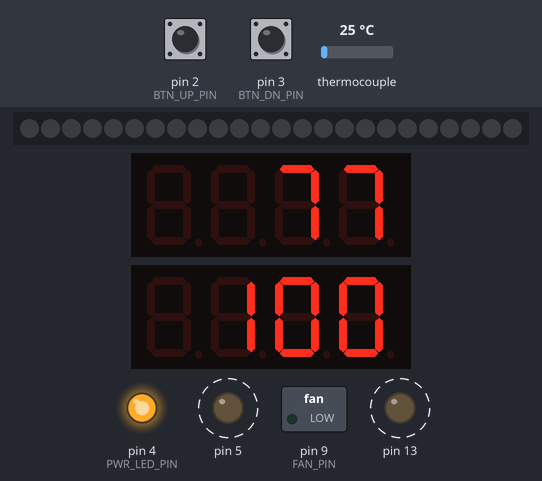
A sketch run on a simulated Arduino Uno, built with avr-gcc and run on an emulated ATmega328P. Shown: 24 RGB LEDs in strip order, left to right, 2 × 4-digit seven-segment display, switched loads named in the sketch (green lamp = pin HIGH), output pins drawn as LEDs (lit = HIGH). Dashed ring = blinking. The inputs (shaded band) are chosen by the test bench; at power-on: pin 2 (BTN_UP_PIN) LOW, pin 3 (BTN_DN_PIN) LOW, thermocouple 25 °C.

Above: at 14.18 s.
14.4 s: pin 2 (BTN_UP_PIN) pulled HIGH for 3.2 s
At 14.87 s:
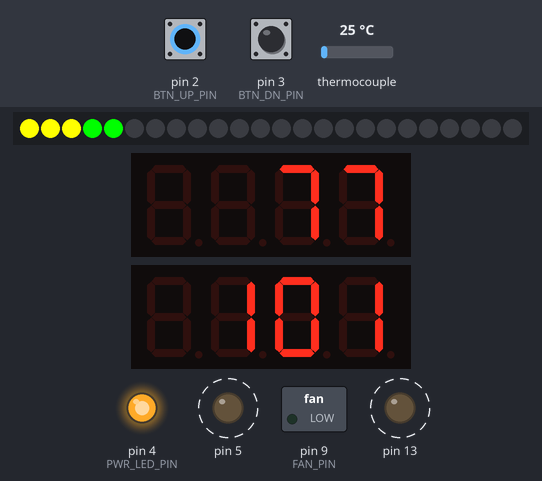
18.2 s: pin 3 (BTN_DN_PIN) pulled HIGH for 3.2 s
At 20.94 s:
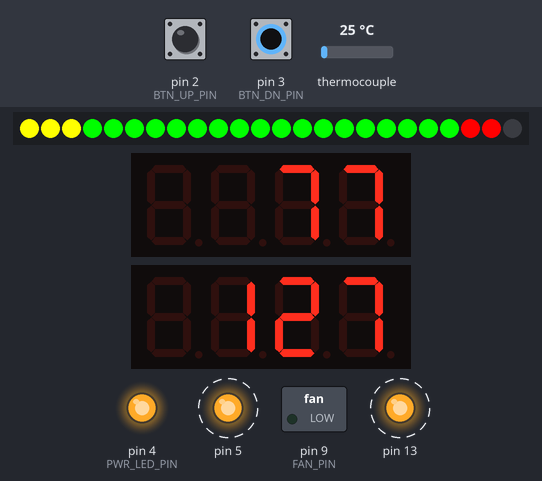
22.0 s: pin 3 (BTN_DN_PIN) pulled HIGH for 1 s
At 23.12 s:
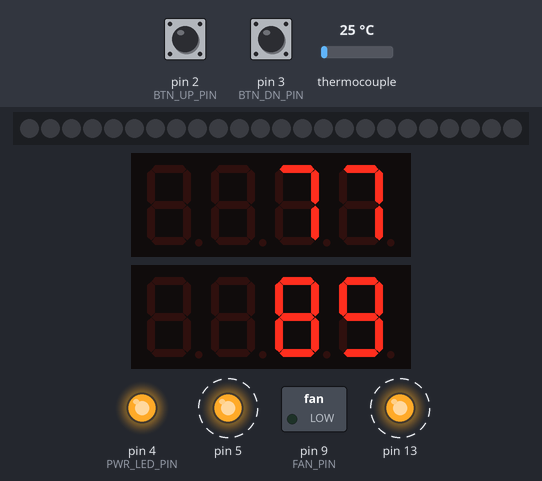
23.6 s: thermocouple set to 6 °C
At 24.18 s:
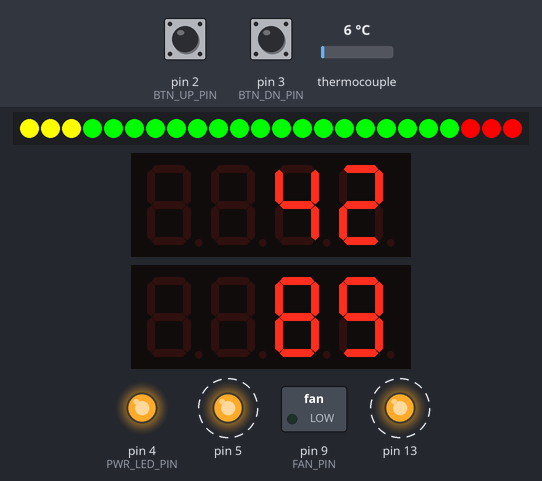
26.6 s: pin 3 (BTN_DN_PIN) pulled HIGH for 3.2 s
At 28.63 s:
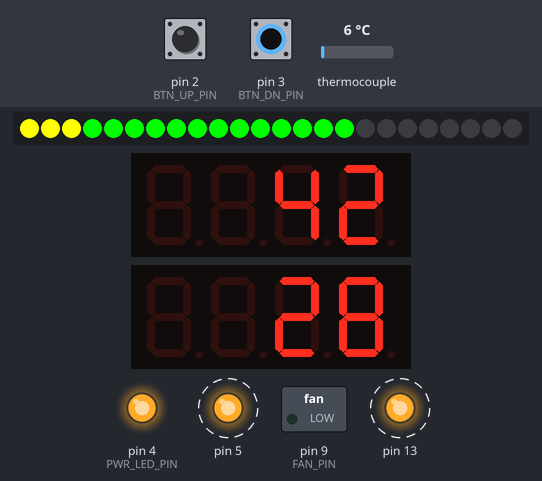
30.4 s: thermocouple set to 13 °C
At 33.06 s:
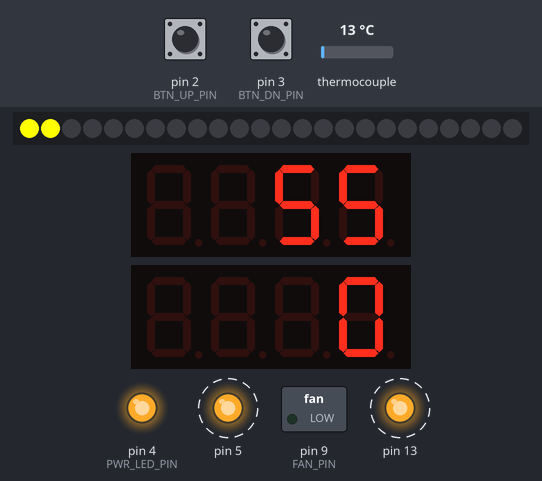
Timing chart, 0 to 34.4 s (numbered marks = the images above; inputs shaded):
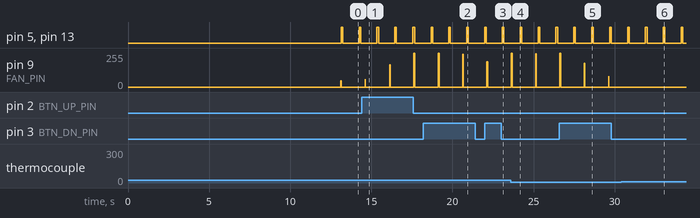

Measured:
- after the input at 18.2 s, the display: first changes at once (image 2 shows a later state)
- after the input at 22.0 s, the display: first changes at once (image 3 shows a later state)
- after the input at 23.6 s, the display: changes after 0.08 s (image 4)
- after the input at 26.6 s, the display: first changes after 0.08 s (image 5 shows a later state)
- after the input at 30.4 s, pin 9 (FAN_PIN): stops changing and stays 0/255
- by itself, pin 5, pin 13: alternates HIGH for 0.10 s and LOW for 1.0 s
- what the display in image 1 shows lasts 0.5 s, from 14.6 s to 15.1 s

The sketch:

forge.ino
```cpp
#include "thermoc.h"
#include "forge_types.h"
#include "singleton_t.h"
#include "forge_data.h"
#include "forge_pid.h"
#include "disp.h"
#include "heartbeat.h"
#include "forge_servo.h"
#include "up_button.h"
#include "down_button.h"
#include "button_array.h"
#include "forge_fan.h"
//#include <arduino.h>
#include <Wire.h>

void deal_with_buttons()
{
  button_array& buttons = singleton_t< button_array >::instance();
  buttons.update_buttons();

  return;
}

void init_servo()
{
  forge_servo& fservo = singleton_t< forge_servo >::instance();
  fservo.initialize_movement();

  return;
}

void init_pins()
{
  // Set up pin usage
  //
  pinMode( BTN_UP_PIN,     INPUT  );
  pinMode( BTN_DN_PIN,     INPUT  );
  pinMode( PWR_LED_PIN,    OUTPUT );
  pinMode( FAN_PIN,        OUTPUT );

  return;
}

void init_singletons()
{
  singleton_t< thermoc >      tc( new thermoc( THERM_DO, THERM_CS, THERM_CLK ) );
  singleton_t< forge_data >   fdata( new forge_data() );
  singleton_t< disp >         d( new disp() );
  singleton_t< forge_pid >    fpid( new forge_pid() );
  singleton_t< forge_fan >    fan( new forge_fan( FAN_PIN ) );


  button_array* buttons = new button_array();
  buttons->up_button( new up_button( BTN_UP_PIN ) );
  buttons->dn_button( new down_button( BTN_DN_PIN ) );

  singleton_t< button_array > b( buttons );

  return;
}

void init_displays()
{
  disp& d = singleton_t< disp >::instance();
  d.init();

  return;
}

void init_fan()
{
    // dummy method for now
}

void init_pid()
{
  forge_pid&  fpid  = singleton_t< forge_pid >::instance();
  forge_data& fd    = singleton_t< forge_data >::instance();


  fpid.set_output_limits( PID_RANGE_MIN, PID_RANGE_MAX );
  fpid.initial_values( fd.current_temp(), fd.setpoint(), PID_SAMPLE_TIME ); // Milliseconds

  return;
}


void setup()
{
  delay( INIT_BOOT_STABALIZE_WAIT );
  Serial.begin( BAUD_RATE );

  // All the various initializing needed
  //
  init_pins();
  init_singletons();
  init_displays();
  //init_servo();
  init_fan();

  // wait for MAX chip to stabilize
  //
  delay( MAX6675_INIT_STABALIZE_WAIT );

  forge_data& fd   = singleton_t< forge_data >::instance();
  thermoc&    tc   = singleton_t< thermoc >::instance();
  forge_pid&  fpid = singleton_t< forge_pid >::instance();
  disp&       d    = singleton_t< disp >::instance();

  fd.current_temp( tc.read_f() );

  // initialize pid
  // .. this is not with the other inits because the temperature
  // must have already been read to initialize the pid
  //
  init_pid();


  delay( 1000 );

  fpid.start();

  // Everything seems good.  Turn on the power light
  //
  digitalWrite( PWR_LED_PIN, HIGH );

  return;
}


void output_pid()
{
  // Snag any needed globals
  //
  forge_data&  fdata  = singleton_t< forge_data  >::instance();
  forge_pid&   fpid   = singleton_t< forge_pid   >::instance();
  //forge_servo& fservo = singleton_t< forge_servo >::instance();
  forge_fan&   fan    = singleton_t< forge_fan >::instance();

  uint8_t output = fpid.compute( fdata.current_temp(), fdata.setpoint() );
  fan.set_percent( output );
  fan.tick();

/*
  uint8_t percent_open = fservo.target_percent_open();

  ( fservo.target_percent_open() != output )
    ? fservo.move_to( output )
    : fservo.tick()

  ;
*/

  fdata.current_pid_output( output );

  return;
}

void loop()
{
  thermoc& tc     = singleton_t< thermoc >::instance();
  forge_data& fd  = singleton_t< forge_data >::instance();
  disp& d         = singleton_t< disp >::instance();

  deal_with_buttons();
  fd.current_temp( tc.read_f() );
  output_pid();

  d.display();

  return;
}
```

bar_display.cpp
```cpp
#include "bar_display.h"

bar_display::bar_display( uint8_t num_leds )
{
    number_of_leds( num_leds );
}

ada_led_display*
bar_display::create_display()
{
    return new ada_led_bar();
}

void
bar_display::run_tests()
{
    static const int   FULL_BAR_DELAY  = 1000;
    static const int   END_DELAY       = 1000;

    ada_led_bar* bar = static_cast< ada_led_bar* >( this->ada_display() );

    for ( uint8_t i = 0; i < NUM_LEDS_IN_BAR; ++i )
    {
        if ((i % 3) == 0)  bar->setBar( i, LED_RED    );
        if ((i % 3) == 1)  bar->setBar( i, LED_YELLOW );
        if ((i % 3) == 2)  bar->setBar( i, LED_GREEN  );
    }

    bar->writeDisplay();
    delay( FULL_BAR_DELAY );

    for ( uint8_t i = 0; i < NUM_LEDS_IN_BAR; ++i )
    {
        bar->setBar( i, LED_OFF );
    }
    bar->writeDisplay();

    for ( uint8_t i = 0; i < NUM_LEDS_IN_BAR; ++i )
    {
        bar->setBar( i, LED_RED );
        bar->writeDisplay();
        delay( BAR_ANIMATION_DELAY );
        bar->setBar( i, LED_OFF );
        bar->writeDisplay();
    }

    for ( uint8_t i = 0; i < NUM_LEDS_IN_BAR; ++i )
    {
        bar->setBar( i, LED_GREEN );
        bar->writeDisplay();
        delay( BAR_ANIMATION_DELAY );
        bar->setBar( i, LED_OFF );
        bar->writeDisplay();
    }

    for ( uint8_t i = 0; i < NUM_LEDS_IN_BAR; ++i )
    {
        bar->setBar( i, LED_YELLOW );
        bar->writeDisplay();
        delay( BAR_ANIMATION_DELAY );
        bar->setBar( i, LED_OFF );
        bar->writeDisplay();
    }

    delay( END_DELAY );

    return;
}

void
bar_display::write_number_impl( int number )
{
    // Map the number passed in to the number of LEDs in the bar
    //
    int num_leds = this->number_of_leds();
    int mapped = map( number, PID_RANGE_MIN, PID_RANGE_MAX, 0, num_leds );
    int num_to_light = constrain( mapped, 0, num_leds );

    this->animate_leds_to( num_to_light );

    return;
}

void
bar_display::animate_leds_to( signed short num_to_light )
{
    signed short difference = num_to_light - this->number_leds_lit();

    if ( difference > 0 )
    {
        this->animate_up_to( num_to_light );
    }
    else if ( difference < 0 )
    {
        this->animate_down_to( num_to_light );
    }

    // We do nothing if the difference == 0 since that LED is already
    // lit.

    return;
}

void
bar_display::animate_up_to( signed short num_to_light )
{
    uint8_t num_lit = this->number_leds_lit();
    uint8_t delta   = num_to_light - num_lit;

    for ( int i = 0; i < delta; ++i )
    {
        this->turn_on_led( i + num_lit );
        delay( BAR_ANIMATION_DELAY );
    }

    return;
}

void
bar_display::animate_down_to( signed short num_to_light )
{
    uint8_t num_lit = this->number_leds_lit();
    signed short delta  = static_cast< signed short>( num_lit - num_to_light );

    for ( int i = 0; i < delta; ++i )
    {
        this->turn_off_led( ( num_lit - i ) - 1 );
        delay( BAR_ANIMATION_DELAY );
    }

    return;
}

void
bar_display::turn_on_led( signed short num_to_light )
{
    ada_led_bar* bar = static_cast< ada_led_bar* >( this->ada_display() );
    uint8_t num_leds_in_bar = this->number_of_leds();

    signed short percent = ( static_cast< double >( num_to_light ) / static_cast< double >( num_leds_in_bar ) ) * 100;

    if ( percent < 10 )
    {
        bar->setBar( num_to_light, LED_YELLOW );
    }
    else if ( percent >= 10 && percent < 85 )
    {
        bar->setBar( num_to_light, LED_GREEN );
    }
    else
    {
        bar->setBar( num_to_light, LED_RED );
    }

    bar->writeDisplay();

    this->increment_number_leds_lit();
    return;
}

void
bar_display::turn_off_led( signed short pos )
{
    ada_led_bar* bar = static_cast< ada_led_bar* >( this->ada_display() );

    bar->setBar( pos, LED_OFF );
    bar->writeDisplay();

    this->decrement_number_leds_lit();
    return;
}

void
bar_display::increment_number_leds_lit()
{
    this->number_leds_lit( this->number_leds_lit() + 1 );

    return;
}

void
bar_display::decrement_number_leds_lit()
{
    this->number_leds_lit( this->number_leds_lit() - 1 );

    return;
}
```

bar_display.h
```cpp
#ifndef BAR_DISPLAY_H
#define BAR_DISPLAY_H

#include "forge_types.h"
#include "display_led_abc.h"

class bar_display : public display_led_abc
{
private:
    // Member variables
    //
    uint8_t m_number_leds     = 0;
    uint8_t m_number_leds_lit = 0;

public:
    // Ctor
    //
    bar_display( uint8_t num_leds );
    virtual ~bar_display() {}

    // Accessing
    //
    uint8_t number_of_leds() { return m_number_leds; }
    uint8_t number_leds_lit() { return m_number_leds_lit; }
    void number_of_leds( uint8_t number ) { m_number_leds = number; }

    virtual const char* name() { return "BAR_DISPLAY"; }


protected:
    // Virtual overrides
    //
    virtual void write_number_impl( int number );
    virtual void run_tests();
    virtual ada_led_display* create_display();
    virtual void increment_number_leds_lit();
    virtual void decrement_number_leds_lit();

private:
    // Accessing
    //
    void number_leds_lit( uint8_t num ) { m_number_leds_lit = num; }

    // Behavior
    //
    void animate_leds_to( signed short pos );
    void animate_up_to( signed short pos );
    void animate_down_to( signed short pos );
    void turn_on_led( signed short pos );
    void turn_off_led( signed short pos );

private:
    // Disable compiler generated shit
    //
    bar_display( const bar_display& );
    bar_display& operator=( const bar_display& );
};

#endif // BAR_DISPLAY_H
```

button.cpp
```cpp
#include "button.h"
#include "forge_types.h"
#include "forge_data.h"
#include "button_state.h"
//#include <arduino.h>

button::button( short pin )
    :m_pin( pin )
{
    this->pressed_state(   new button_state_pressed()   );
    this->unpressed_state( new button_state_unpressed() );
    this->latched_state(   new button_state_latched()   );

    this->current_state( this->unpressed_state() );
}

bool
button::is_pressed()
{
    return this->current_state()->is_pressed();
}

bool
button::is_unpressed()
{
    return this->current_state()->is_unpressed();
}

bool
button::is_latched()
{
    return this->current_state()->is_latched();
}

void
button::update()
{
    this->current_state()->update( this );
    return;

}
```

button.h
```cpp
#ifndef BUTTON_H
#define BUTTON_H

#include "button_state.h"

class button
{
private:
    short m_pin;
    button_state* m_current_state;
    button_state* m_btn_unpressed;
    button_state* m_btn_pressed;
    button_state* m_btn_latched;

public:
    button( short pin );
    short pin() { return m_pin; }

    void update();

    button_state* current_state() { return m_current_state; }
    void current_state( button_state* state ) { state->reset_state(); m_current_state = state; }

    button_state* unpressed_state() { return m_btn_unpressed; }
    void unpressed_state( button_state* state ) { state->reset_state(); m_btn_unpressed= state; }

    button_state* pressed_state() { return m_btn_pressed; }
    void pressed_state( button_state* state ) { state->reset_state(); m_btn_pressed = state; }

    button_state* latched_state() { return m_btn_latched; }
    void latched_state( button_state* state ) { state->reset_state(); m_btn_latched = state; }

    //------------------------------------------
    //
    // Virtual methods
    //
    //------------------------------------------
    virtual void update_setpoint() = 0;

    //------------------------------------------
    //
    // Testing
    //
    //------------------------------------------
    bool is_unpressed();
    bool is_pressed();
    bool is_latched();

private:
    button( const button& );
    button& operator=( const button& );

};

#endif // BUTTON_H
```

button_array.cpp
```cpp
#include "button_array.h"
#include "forge_data.h"

void
button_array::update_buttons()
{
    this->up_button()->update();
    this->dn_button()->update();
}
```

button_array.h
```cpp
#ifndef BUTTON_ARRAY_H
#define BUTTON_ARRAY_H

#include "button.h"

class button_array
{
private:
    button* m_up_button;
    button* m_dn_button;

public:
    button_array() {}

    button* up_button() { return m_up_button; }
    void up_button( button* btn ) { m_up_button = btn; }

    button* dn_button() { return m_dn_button; }
    void dn_button( button* btn ) { m_dn_button = btn; }

    void update_buttons();

private:
    button_array( const button_array& );                // copy ctor
    button_array& operator=( const button_array& );     // assignment op

};

#endif
```

button_state.cpp
```cpp
#include "button_state.h"
#include "button.h"
#include "forge_data.h"
#include "singleton_t.h"
//#include "arduino.h"

/* -------------------- BASE -------------------- */

void
button_state::update( button* btn )
{
    ( digitalRead( btn->pin() ) == HIGH )
        ? this->button_pressed( btn )
        : this->button_unpressed( btn )
    ;

    return;
}

void
button_state::switch_to_pressed( button* btn )
{
    btn->current_state( btn->pressed_state() );

    return;
}

void
button_state::switch_to_unpressed( button* btn )
{
    btn->current_state( btn->unpressed_state() );

    return;
}

void
button_state::switch_to_latched( button* btn )
{
    btn->current_state( btn->latched_state() );

    return;
}

/* -------------------- UNPRESSED -------------------- */

void
button_state_unpressed::button_pressed( button* btn )
{
    this->switch_to_pressed( btn );
    return;
}

void
button_state_unpressed::button_unpressed( button* btn )
{
    // I'm already unpresed
    //
    return;
}

/* -------------------- PRESSED -------------------- */

button_state_pressed::button_state_pressed()
{
}

unsigned long
button_state_pressed::mills_since_first_pressed()
{
    unsigned long now = millis();
    unsigned long first_pressed = this->first_pressed_mills();
    unsigned long interval = now - first_pressed;

    return interval;
}

void
button_state_pressed::button_unpressed( button* btn )
{
    this->switch_to_unpressed( btn );
    return;
}

void
button_state_pressed::reset_state()
{
    button_state::reset_state();
    this->first_pressed_mills( millis() );
    this->has_updated_setpoint( false );

    return;
}

bool
button_state_pressed::should_latch()
{
    unsigned long interval = this->mills_since_first_pressed();
    bool should_latch = ( interval > BTN_LATCHED_MILLS );

    return should_latch;
}

bool
button_state_pressed::is_first_pressed()
{
    return !( this->has_updated_setpoint() );
}

void
button_state_pressed::switch_to_latched_if_needed( button* btn )
{
    if ( this->should_latch() )
    {
        this->switch_to_latched( btn );
    }

    return;
}

void
button_state_pressed::button_pressed( button* btn )
{
    if ( this->is_first_pressed() )
    {
        btn->update_setpoint();
        this->has_updated_setpoint( true );
    }
    else
    {
        this->switch_to_latched_if_needed( btn );
    }

    return;
}


/* -------------------- LATCHED -------------------- */

void
button_state_latched::button_pressed( button* btn )
{
    if ( ( millis() - this->last_sp_change_mills() ) > BTN_UPDATE_SP_DELAY  )
    {
        btn->update_setpoint();
        this->last_sp_change_mills( millis() );
    }

    return;
}

void
button_state_latched::reset_state()
{
    button_state_pressed::reset_state();
    this->last_sp_change_mills( 0 );
}
```

button_state.h
```cpp
#ifndef BUTTON_STATE_H
#define BUTTON_STATE_H

class button;


class button_state
{
protected:
    virtual void switch_to_pressed( button* btn );
    virtual void switch_to_unpressed( button* btn );
    virtual void switch_to_latched( button* btn );

public:
    button_state() {}

    virtual void button_pressed( button* btn )   = 0;
    virtual void button_unpressed( button* btn ) = 0;
    virtual void reset_state() {}
    virtual bool is_unpressed() = 0;
    virtual bool is_pressed()   = 0;
    virtual bool is_latched()   = 0;
    void update( button* btn );

private:
    button_state( button_state& );
    button_state& operator=( button_state& );
};

class button_state_unpressed : public button_state
{
public:
    button_state_unpressed() {}

    virtual void button_pressed( button* btn );
    virtual void button_unpressed( button* btn );
    virtual bool is_unpressed() { return true;  }
    virtual bool is_pressed()   { return false; }
    virtual bool is_latched()   { return false; }
};

class button_state_pressed: public button_state
{
private:
    unsigned long   m_first_pressed_mills;
    bool            m_has_updated_setpoint;

    void            first_pressed_mills( unsigned long mills ) { m_first_pressed_mills = mills; }
    bool            is_first_pressed();
    bool            should_latch();
    bool            has_updated_setpoint() { return m_has_updated_setpoint; }
    void            has_updated_setpoint( bool updated ) { m_has_updated_setpoint = updated; }
    void            switch_to_latched_if_needed( button* btn );

protected:
    unsigned long   mills_since_first_pressed();
    unsigned long   first_pressed_mills() { return m_first_pressed_mills; }

public:
    button_state_pressed();
    virtual void button_pressed( button* btn );
    virtual void button_unpressed( button* btn );
    virtual bool is_unpressed() { return false; }
    virtual bool is_pressed()   { return true;  }
    virtual bool is_latched()   { return false; }
    virtual void reset_state() override;

private:
    button_state_pressed( button_state_pressed& );
    button_state_pressed& operator=( button_state_pressed& );
};


class button_state_latched : public button_state_pressed
{
private:
    unsigned long m_last_sp_change_mills;

    unsigned long last_sp_change_mills() { return m_last_sp_change_mills; }
    void last_sp_change_mills( unsigned long mills ) { m_last_sp_change_mills = mills; }

public:
    button_state_latched() {}

    virtual bool is_latched() override { return true; }
    virtual void button_pressed( button* btn ) override;
    virtual void reset_state() override;
};

#endif // BUTTON_STATE_H
```

down_button.cpp
```cpp
#include "down_button.h"
#include "forge_data.h"
#include "singleton_t.h"

down_button::down_button( short pin )
    : button( pin )
    {}

void
down_button::update_setpoint()
{
    forge_data& fd = singleton_t< forge_data >::instance();
    fd.decrement_setpoint();

    return;
}
```

down_button.h
```cpp
#ifndef DOWN_BUTTON_H
#define DOWN_BUTTON_H

#include "button.h"

class down_button : public button
{
public:
    down_button( short pin );

public:
    virtual void update_setpoint();

private:
    down_button( const down_button& );            // COPY CTOR
    down_button& operator=( const down_button& ); // ASSIGNMENT OP


};

#endif // DOWN_BUTTON_H
```

Source omitted: disp.cpp (2213 bytes), disp.h (1165 bytes), display_led_abc.cpp (1075 bytes), display_led_abc.h (2042 bytes), forge_data.cpp (1654 bytes), forge_data.h (1939 bytes), forge_fan.cpp (271 bytes), forge_fan.h (570 bytes), forge_pid.cpp (1199 bytes), forge_pid.h (1204 bytes), forge_servo.cpp (1882 bytes), forge_servo.h (1548 bytes) and 10 more
